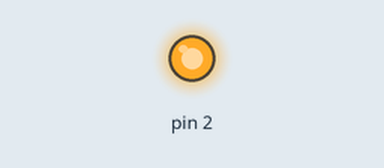
Simulated run of this sketch. Board: Arduino Uno, built with avr-gcc and run on an emulated ATmega328P. Shown: output pins drawn as LEDs (lit = HIGH).

Above: at 0.2 s.
At 9.0 s:
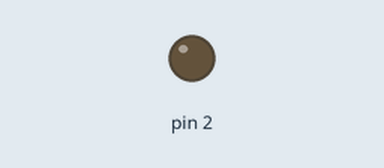
Timing chart, 0 to 10.7 s (numbered marks = the images above):
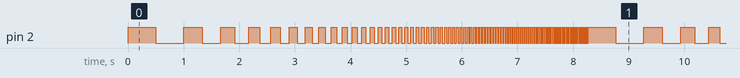

Measured:
- by itself, pin 2: moves between LOW and HIGH, repeating every 8.3 s
- by itself, everything shown: repeats every 8.3 s, in 52 steps

The sketch:

_17.ino
```cpp
/*
 *  IFSP - Registro - ALP
 *  Algorítmo Piscar LED em 2 Hz - 17
 *
 *  Responsável: Thiago Ramos && Vitor Yuiti
 *
 *  Data: 22/08/2017.
 */
void setup() {
 pinMode (2, OUTPUT);
}

void loop() {
  for (int x = 2; x < 100; x++) {
    digitalWrite (2, HIGH);
    delay (1000/(x));
      digitalWrite (2, LOW);
  delay (1000/(x));
}
}
```
